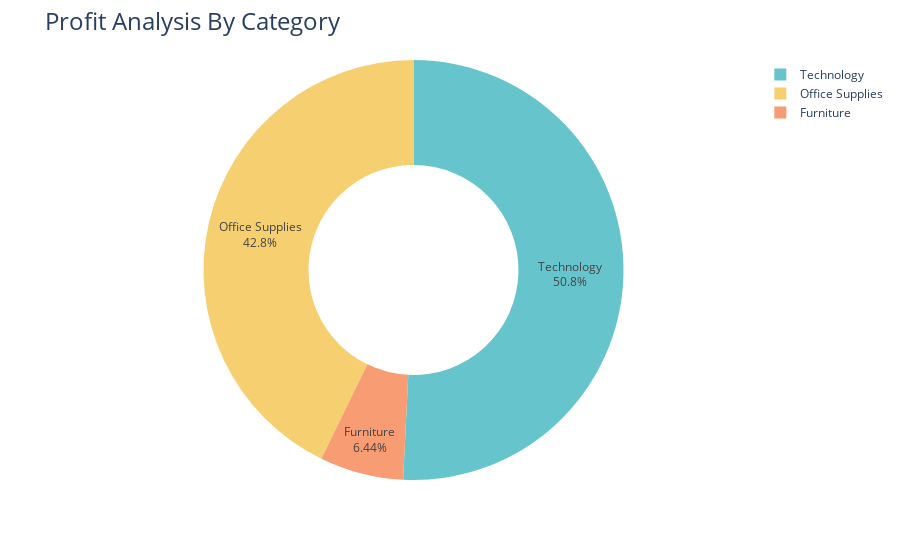

The cell this chart's notebook holds for it:
### Code cell
fig = px.pie(
   profit_by_category,
    values='Profit',
    names='Category',
    hole=0.5,  # For a donut chart
    color_discrete_sequence=px.colors.qualitative.Pastel  # Correct capitalization of 'Pastel'
)

# Adding text information inside the pie chart
fig.update_traces(
    textposition='inside', 
    textinfo='percent+label'  # Shows percentage and category label
)

# Adding chart title with font size
fig.update_layout(
    title_text='Profit Analysis By Category',
    title_font=dict(size=24)  # Fixed key name
)

# Display the chart
fig.show()

### Figure 1 — Plotly figure (JSON) as saved in the notebook; plotly's stock layout.template omitted (floating-point values rounded to 4 significant figures)
{"data": [{"domain": {"x": [0, 1], "y": [0, 1]}, "hole": 0.5, "hovertemplate": "Category=%{label}<br>Profit=%{value}<extra></extra>", "labels": ["Furniture", "Office Supplies", "Technology"], "legendgroup": "", "name": "", "showlegend": true, "textinfo": "percent+label", "textposition": "inside", "type": "pie", "values": [18450.0, 122500.0, 145500.0]}], "layout": {"autosize": true, "legend": {"tracegroupgap": 0}, "margin": {"t": 60}, "piecolorway": ["rgb(102, 197, 204)", "rgb(246, 207, 113)", "rgb(248, 156, 116)", "rgb(220, 176, 242)", "rgb(135, 197, 95)", "rgb(158, 185, 243)", "rgb(254, 136, 177)", "rgb(201, 219, 116)", "rgb(139, 224, 164)", "rgb(180, 151, 231)", "rgb(179, 179, 179)"], "title": {"font": {"size": 24}, "text": "Profit Analysis By Category"}}}
